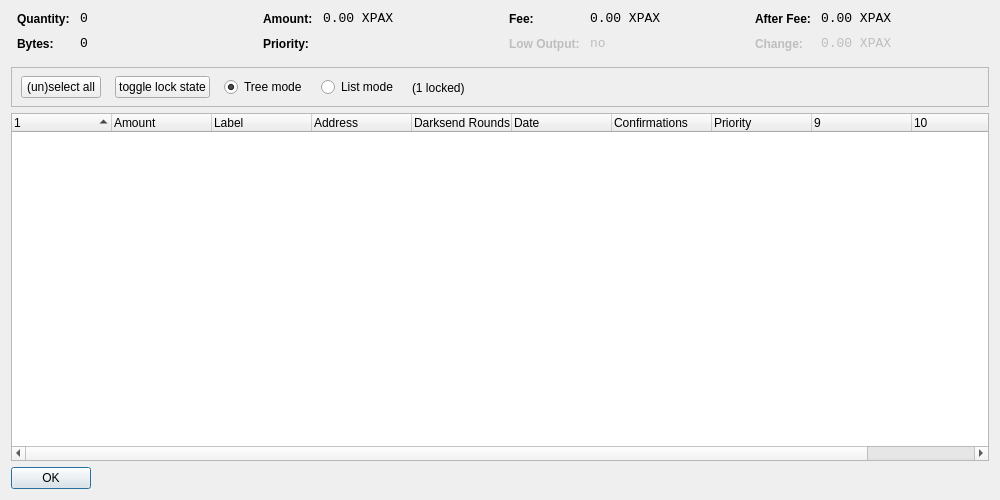
<?xml version="1.0" encoding="UTF-8"?>
<ui version="4.0">
 <class>CoinControlDialog</class>
 <widget class="QDialog" name="CoinControlDialog">
  <property name="geometry">
   <rect>
    <x>0</x>
    <y>0</y>
    <width>1000</width>
    <height>500</height>
   </rect>
  </property>
  <property name="windowTitle">
   <string>Coin Control</string>
  </property>
  <layout class="QVBoxLayout" name="verticalLayout">
   <item>
    <layout class="QHBoxLayout" name="horizontalLayoutTop" stretch="0,0,0,0">
     <property name="topMargin">
      <number>0</number>
     </property>
     <property name="bottomMargin">
      <number>10</number>
     </property>
     <item>
      <layout class="QFormLayout" name="formLayoutCoinControl1">
       <property name="horizontalSpacing">
        <number>10</number>
       </property>
       <property name="verticalSpacing">
        <number>10</number>
       </property>
       <property name="leftMargin">
        <number>6</number>
       </property>
       <property name="rightMargin">
        <number>6</number>
       </property>
       <item row="0" column="0">
        <widget class="QLabel" name="labelCoinControlQuantityText">
         <property name="styleSheet">
          <string notr="true">font-weight:bold;</string>
         </property>
         <property name="text">
          <string>Quantity:</string>
         </property>
        </widget>
       </item>
       <item row="0" column="1">
        <widget class="QLabel" name="labelCoinControlQuantity">
         <property name="font">
          <font>
           <family>Monospace</family>
           <pointsize>10</pointsize>
          </font>
         </property>
         <property name="cursor">
          <cursorShape>IBeamCursor</cursorShape>
         </property>
         <property name="contextMenuPolicy">
          <enum>Qt::ActionsContextMenu</enum>
         </property>
         <property name="text">
          <string notr="true">0</string>
         </property>
         <property name="textInteractionFlags">
          <set>Qt::LinksAccessibleByMouse|Qt::TextSelectableByKeyboard|Qt::TextSelectableByMouse</set>
         </property>
        </widget>
       </item>
       <item row="1" column="0">
        <widget class="QLabel" name="labelCoinControlBytesText">
         <property name="styleSheet">
          <string notr="true">font-weight:bold;</string>
         </property>
         <property name="text">
          <string>Bytes:</string>
         </property>
        </widget>
       </item>
       <item row="1" column="1">
        <widget class="QLabel" name="labelCoinControlBytes">
         <property name="font">
          <font>
           <family>Monospace</family>
           <pointsize>10</pointsize>
          </font>
         </property>
         <property name="cursor">
          <cursorShape>IBeamCursor</cursorShape>
         </property>
         <property name="contextMenuPolicy">
          <enum>Qt::ActionsContextMenu</enum>
         </property>
         <property name="text">
          <string notr="true">0</string>
         </property>
         <property name="textInteractionFlags">
          <set>Qt::LinksAccessibleByMouse|Qt::TextSelectableByKeyboard|Qt::TextSelectableByMouse</set>
         </property>
        </widget>
       </item>
      </layout>
     </item>
     <item>
      <layout class="QFormLayout" name="formLayoutCoinControl2">
       <property name="horizontalSpacing">
        <number>10</number>
       </property>
       <property name="verticalSpacing">
        <number>10</number>
       </property>
       <property name="leftMargin">
        <number>6</number>
       </property>
       <property name="rightMargin">
        <number>6</number>
       </property>
       <item row="0" column="0">
        <widget class="QLabel" name="labelCoinControlAmountText">
         <property name="styleSheet">
          <string notr="true">font-weight:bold;</string>
         </property>
         <property name="text">
          <string>Amount:</string>
         </property>
        </widget>
       </item>
       <item row="0" column="1">
        <widget class="QLabel" name="labelCoinControlAmount">
         <property name="font">
          <font>
           <family>Monospace</family>
           <pointsize>10</pointsize>
          </font>
         </property>
         <property name="cursor">
          <cursorShape>IBeamCursor</cursorShape>
         </property>
         <property name="contextMenuPolicy">
          <enum>Qt::ActionsContextMenu</enum>
         </property>
         <property name="text">
          <string notr="true">0.00 XPAX</string>
         </property>
         <property name="textInteractionFlags">
          <set>Qt::LinksAccessibleByMouse|Qt::TextSelectableByKeyboard|Qt::TextSelectableByMouse</set>
         </property>
        </widget>
       </item>
       <item row="1" column="0">
        <widget class="QLabel" name="labelCoinControlPriorityText">
         <property name="styleSheet">
          <string notr="true">font-weight:bold;</string>
         </property>
         <property name="text">
          <string>Priority:</string>
         </property>
        </widget>
       </item>
       <item row="1" column="1">
        <widget class="QLabel" name="labelCoinControlPriority">
         <property name="font">
          <font>
           <family>Monospace</family>
           <pointsize>10</pointsize>
          </font>
         </property>
         <property name="cursor">
          <cursorShape>IBeamCursor</cursorShape>
         </property>
         <property name="contextMenuPolicy">
          <enum>Qt::ActionsContextMenu</enum>
         </property>
         <property name="text">
          <string/>
         </property>
         <property name="textInteractionFlags">
          <set>Qt::LinksAccessibleByMouse|Qt::TextSelectableByKeyboard|Qt::TextSelectableByMouse</set>
         </property>
        </widget>
       </item>
      </layout>
     </item>
     <item>
      <layout class="QFormLayout" name="formLayoutCoinControl3">
       <property name="horizontalSpacing">
        <number>10</number>
       </property>
       <property name="verticalSpacing">
        <number>10</number>
       </property>
       <property name="leftMargin">
        <number>6</number>
       </property>
       <property name="rightMargin">
        <number>6</number>
       </property>
       <item row="0" column="0">
        <widget class="QLabel" name="labelCoinControlFeeText">
         <property name="styleSheet">
          <string notr="true">font-weight:bold;</string>
         </property>
         <property name="text">
          <string>Fee:</string>
         </property>
        </widget>
       </item>
       <item row="0" column="1">
        <widget class="QLabel" name="labelCoinControlFee">
         <property name="font">
          <font>
           <family>Monospace</family>
           <pointsize>10</pointsize>
          </font>
         </property>
         <property name="cursor">
          <cursorShape>IBeamCursor</cursorShape>
         </property>
         <property name="contextMenuPolicy">
          <enum>Qt::ActionsContextMenu</enum>
         </property>
         <property name="text">
          <string notr="true">0.00 XPAX</string>
         </property>
         <property name="textInteractionFlags">
          <set>Qt::LinksAccessibleByMouse|Qt::TextSelectableByKeyboard|Qt::TextSelectableByMouse</set>
         </property>
        </widget>
       </item>
       <item row="1" column="0">
        <widget class="QLabel" name="labelCoinControlLowOutputText">
         <property name="enabled">
          <bool>false</bool>
         </property>
         <property name="styleSheet">
          <string notr="true">font-weight:bold;</string>
         </property>
         <property name="text">
          <string>Low Output:</string>
         </property>
        </widget>
       </item>
       <item row="1" column="1">
        <widget class="QLabel" name="labelCoinControlLowOutput">
         <property name="enabled">
          <bool>false</bool>
         </property>
         <property name="font">
          <font>
           <family>Monospace</family>
           <pointsize>10</pointsize>
          </font>
         </property>
         <property name="cursor">
          <cursorShape>IBeamCursor</cursorShape>
         </property>
         <property name="contextMenuPolicy">
          <enum>Qt::ActionsContextMenu</enum>
         </property>
         <property name="text">
          <string notr="true">no</string>
         </property>
         <property name="textInteractionFlags">
          <set>Qt::LinksAccessibleByMouse|Qt::TextSelectableByKeyboard|Qt::TextSelectableByMouse</set>
         </property>
        </widget>
       </item>
      </layout>
     </item>
     <item>
      <layout class="QFormLayout" name="formLayoutCoinControl4">
       <property name="horizontalSpacing">
        <number>10</number>
       </property>
       <property name="verticalSpacing">
        <number>10</number>
       </property>
       <property name="leftMargin">
        <number>6</number>
       </property>
       <property name="rightMargin">
        <number>6</number>
       </property>
       <item row="0" column="0">
        <widget class="QLabel" name="labelCoinControlAfterFeeText">
         <property name="styleSheet">
          <string notr="true">font-weight:bold;</string>
         </property>
         <property name="text">
          <string>After Fee:</string>
         </property>
        </widget>
       </item>
       <item row="0" column="1">
        <widget class="QLabel" name="labelCoinControlAfterFee">
         <property name="font">
          <font>
           <family>Monospace</family>
           <pointsize>10</pointsize>
          </font>
         </property>
         <property name="cursor">
          <cursorShape>IBeamCursor</cursorShape>
         </property>
         <property name="contextMenuPolicy">
          <enum>Qt::ActionsContextMenu</enum>
         </property>
         <property name="text">
          <string notr="true">0.00 XPAX</string>
         </property>
         <property name="textInteractionFlags">
          <set>Qt::LinksAccessibleByMouse|Qt::TextSelectableByKeyboard|Qt::TextSelectableByMouse</set>
         </property>
        </widget>
       </item>
       <item row="1" column="0">
        <widget class="QLabel" name="labelCoinControlChangeText">
         <property name="enabled">
          <bool>false</bool>
         </property>
         <property name="styleSheet">
          <string notr="true">font-weight:bold;</string>
         </property>
         <property name="text">
          <string>Change:</string>
         </property>
        </widget>
       </item>
       <item row="1" column="1">
        <widget class="QLabel" name="labelCoinControlChange">
         <property name="enabled">
          <bool>false</bool>
         </property>
         <property name="font">
          <font>
           <family>Monospace</family>
           <pointsize>10</pointsize>
          </font>
         </property>
         <property name="cursor">
          <cursorShape>IBeamCursor</cursorShape>
         </property>
         <property name="contextMenuPolicy">
          <enum>Qt::ActionsContextMenu</enum>
         </property>
         <property name="text">
          <string notr="true">0.00 XPAX</string>
         </property>
         <property name="textInteractionFlags">
          <set>Qt::LinksAccessibleByMouse|Qt::TextSelectableByKeyboard|Qt::TextSelectableByMouse</set>
         </property>
        </widget>
       </item>
      </layout>
     </item>
    </layout>
   </item>
   <item>
    <widget class="QFrame" name="frame">
     <property name="minimumSize">
      <size>
       <width>0</width>
       <height>40</height>
      </size>
     </property>
     <property name="frameShape">
      <enum>QFrame::StyledPanel</enum>
     </property>
     <property name="frameShadow">
      <enum>QFrame::Sunken</enum>
     </property>
     <widget class="QWidget" name="horizontalLayoutWidget">
      <property name="geometry">
       <rect>
        <x>10</x>
        <y>0</y>
        <width>781</width>
        <height>41</height>
       </rect>
      </property>
      <layout class="QHBoxLayout" name="horizontalLayoutPanel" stretch="0,0,0,0,0">
       <property name="spacing">
        <number>14</number>
       </property>
       <item>
        <widget class="QPushButton" name="pushButtonSelectAll">
         <property name="sizePolicy">
          <sizepolicy hsizetype="Maximum" vsizetype="Fixed">
           <horstretch>0</horstretch>
           <verstretch>0</verstretch>
          </sizepolicy>
         </property>
         <property name="text">
          <string>(un)select all</string>
         </property>
        </widget>
       </item>
        <item>
         <widget class="QPushButton" name="pushButtonToggleLock">
          <property name="sizePolicy">
           <sizepolicy hsizetype="Maximum" vsizetype="Fixed">
            <horstretch>0</horstretch>
            <verstretch>0</verstretch>
           </sizepolicy>
          </property>
          <property name="text">
           <string>toggle lock state</string>
          </property>
          <property name="autoDefault">
           <bool>false</bool>
          </property>
         </widget>
        </item>
       <item>
        <widget class="QRadioButton" name="radioTreeMode">
         <property name="sizePolicy">
          <sizepolicy hsizetype="Maximum" vsizetype="Fixed">
           <horstretch>0</horstretch>
           <verstretch>0</verstretch>
          </sizepolicy>
         </property>
         <property name="text">
          <string>Tree mode</string>
         </property>
         <property name="checked">
          <bool>true</bool>
         </property>
        </widget>
       </item>
       <item>
        <widget class="QRadioButton" name="radioListMode">
         <property name="sizePolicy">
          <sizepolicy hsizetype="Maximum" vsizetype="Fixed">
           <horstretch>0</horstretch>
           <verstretch>0</verstretch>
          </sizepolicy>
         </property>
         <property name="text">
          <string>List mode</string>
         </property>
        </widget>
       </item>
        <item>
         <widget class="QLabel" name="labelLocked">
          <property name="text">
           <string>(1 locked)</string>
          </property>
         </widget>
        </item>
       <item>
        <spacer name="horizontalSpacer">
         <property name="orientation">
          <enum>Qt::Horizontal</enum>
         </property>
         <property name="sizeHint" stdset="0">
          <size>
           <width>40</width>
           <height>20</height>
          </size>
         </property>
        </spacer>
       </item>
      </layout>
     </widget>
    </widget>
   </item>
   <item>
    <widget class="CoinControlTreeWidget" name="treeWidget">
     <property name="contextMenuPolicy">
      <enum>Qt::CustomContextMenu</enum>
     </property>
     <property name="sortingEnabled">
      <bool>false</bool>
     </property>
     <property name="columnCount">
      <number>11</number>
     </property>
     <attribute name="headerShowSortIndicator" stdset="0">
      <bool>true</bool>
     </attribute>
     <attribute name="headerStretchLastSection">
      <bool>false</bool>
     </attribute>
     <column>
      <property name="text">
       <string/>
      </property>
     </column>
     <column>
      <property name="text">
       <string>Amount</string>
      </property>
     </column>
     <column>
      <property name="text">
       <string>Label</string>
      </property>
     </column>
     <column>
      <property name="text">
       <string>Address</string>
      </property>
     </column>
     <column>
      <property name="text">
       <string>Darksend Rounds</string>
      </property>
    </column>
     <column>
      <property name="text">
       <string>Date</string>
      </property>
     </column>
     <column>
      <property name="text">
       <string>Confirmations</string>
      </property>
      <property name="toolTip">
       <string>Confirmed</string>
      </property>
     </column>
     <column>
      <property name="text">
       <string>Priority</string>
      </property>
     </column>
     <column>
      <property name="text">
       <string/>
      </property>
     </column>
     <column>
      <property name="text">
       <string/>
      </property>
     </column>
     <column>
      <property name="text">
       <string/>
      </property>
     </column>
     <column>
      <property name="text">
       <string/>
      </property>
     </column>
    </widget>
   </item>
   <item>
    <widget class="QDialogButtonBox" name="buttonBox">
     <property name="sizePolicy">
      <sizepolicy hsizetype="Maximum" vsizetype="Fixed">
       <horstretch>0</horstretch>
       <verstretch>0</verstretch>
      </sizepolicy>
     </property>
     <property name="orientation">
      <enum>Qt::Horizontal</enum>
     </property>
     <property name="standardButtons">
      <set>QDialogButtonBox::Ok</set>
     </property>
    </widget>
   </item>
  </layout>
 </widget>
 <customwidgets>
  <customwidget>
   <class>CoinControlTreeWidget</class>
   <extends>QTreeWidget</extends>
   <header>coincontroltreewidget.h</header>
  </customwidget>
 </customwidgets>
 <resources/>
 <connections/>
</ui>
